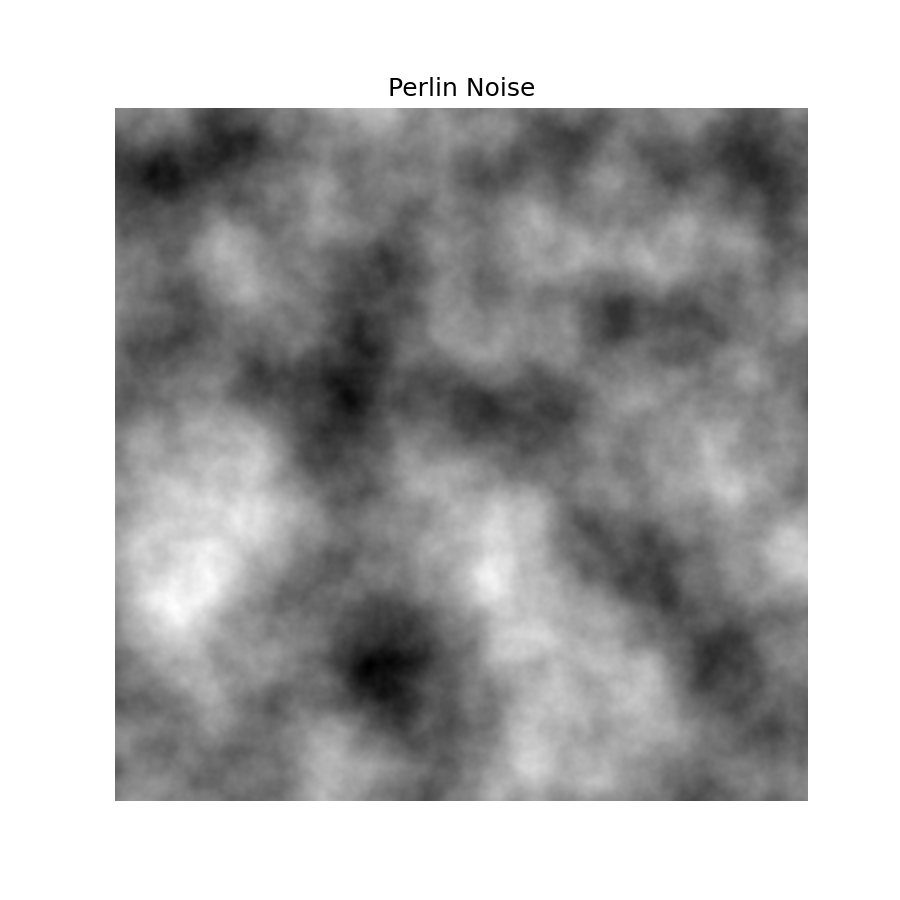

Generate this figure with Python:
import torch
import numpy
import matplotlib.pyplot as plt

device = torch.device('cuda' if torch.cuda.is_available() else 'cpu')
print(f"current device={device}")


def fade(t):
    return 3*t**2-2*t**3

def lerp(a, b, t):
    return a + t * (b - a)

def perlin_2d(
    width: int,
    height: int,
    scale: float = 5.0,
    seed: int | None = None,
    device: torch.device = device
):
    if seed is not None:
        torch.manual_seed(seed)
    
    x_lin = torch.linspace(0, scale, width, device=device, dtype=torch.float32) # (0 - scale) there will be as many different values as the width variable
    y_lin = torch.linspace(0, scale, height, device=device, dtype=torch.float32)
    y, x  = torch.meshgrid(y_lin, x_lin, indexing='ij')

    x0 = x.floor().long()
    y0 = y.floor().long()
    x1 = x0 + 1
    y1 = y0 + 1

    xf = x - x0
    yf = y - y0
    

    # Random rotation
    rotation = torch.rand(width+1, height+1, device=device) * (2 * torch.pi) # among 0 - (2 * π)
    grad = torch.stack([rotation.cos(), rotation.sin()], dim=-1)

    g00 = grad[y0, x0]
    g01 = grad[y1, x0]
    g10 = grad[y0, x1]
    g11 = grad[y1, x1]

    d00 = torch.stack([xf    , yf    ], dim=-1)
    d10 = torch.stack([xf - 1, yf    ], dim=-1)
    d01 = torch.stack([xf    , yf - 1], dim=-1)
    d11 = torch.stack([xf - 1, yf - 1], dim=-1)

    n00 = (g00 * d00).sum(dim=-1)
    n10 = (g10 * d10).sum(dim=-1)
    n01 = (g01 * d01).sum(dim=-1)
    n11 = (g11 * d11).sum(dim=-1)

    u = fade(xf) # u is among to (0 - 1)
    v = fade(yf) # same for v

    nx0 = lerp(n00, n10, u)
    nx1 = lerp(n01, n11, u)
    value = lerp(nx0, nx1, v)
    return value # Shape: (height, width)

def perlin_octave_2d(
    width: int,
    height: int,
    base_scale: float = 5.0,
    octaves: int = 6,
    persistence: float = 0.5,
    lacunarity: float = 2.0,
    seed: int | None = None,
    turbulence: bool = False,
    device: torch.device = device
):
    """
    octaves: How many layers of noise will be added.
    persistence: How much the amplitude will decrease in each octave (Typically 0.5).
    lacunarity: How much the frequency (detail) will increase in each octave (Typically 2.0).
    """
    total_noise = torch.zeros((height, width), device=device)
    amp = 0.1
    scale = base_scale
    max_value = 0.0

    for i in range(octaves):
        layer_seed = seed + i if seed is not None else None

        layer = perlin_2d(width, height, scale, seed=layer_seed, device=device)

        if(turbulence == False): # if turbulence mode is off?
            total_noise += layer * amp # for normal usage
        else:
            gamma = 0.5 # usable when gamma among to (0 - 1)
            total_noise += (torch.abs(layer) ** gamma) * amp
        
        max_value += amp
        amp *= persistence
        scale *= lacunarity

    # To scale the result between -1 and 1 (or normalize it to 0-1)
    return total_noise / max_value

noise = perlin_octave_2d(
    width=1024, 
    height=1024, 
    base_scale=4.0, 
    octaves=6, 
    persistence=0.6, 
    lacunarity=2.0,
    seed=None
)

plt.figure(figsize=(6, 6))
plt.imshow(noise.cpu().numpy(), cmap='gray', origin='upper')
plt.axis('off')
plt.title('Perlin Noise')
plt.savefig("noise.png", dpi=150)